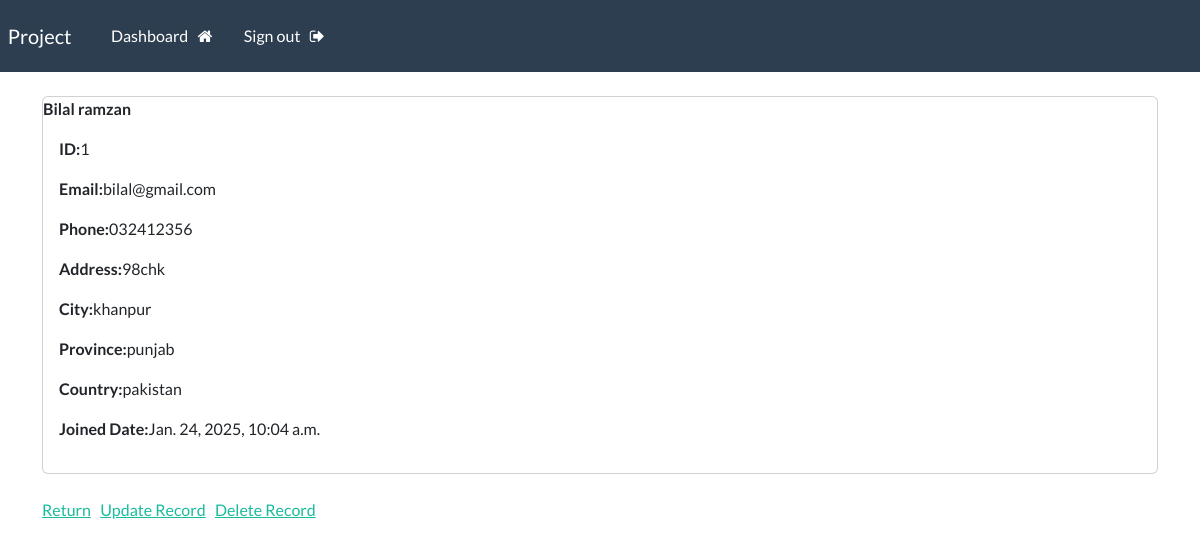
The page /record/1 (signed in) on the database its author committed.
### webapp/models.py (models this page shows, shortened)
class Record(models.Model):
    creation_date = models.DateTimeField(auto_now_add=True)
    first_name=models.CharField(max_length=100)
    last_name = models.CharField(max_length=100)
    email = models.CharField(max_length=100)
    phone = models.CharField(max_length=100)
    address = models.CharField(max_length=100)
    city = models.CharField(max_length=100)
    province = models.CharField(max_length=100)
    country = models.CharField(max_length=100)

### webapp/views.py (the view)
# urls.py: path('record/<int:pk>',views.singular_record,name="record"),
@login_required(login_url='login')
def singular_record(request,pk):
    all_records=Record.objects.get(id=pk)
    context={'record':all_records}
    return render(request,'webapp/view-record.html',context)

### webapp/templates/webapp/view-record.html (shortened to what this page needs)
{% extends 'webapp/base.html' %}
{% block content %}
    <div class="card">
        <strong>
            {{record.first_name }}
            {{record.last_name}}
        </strong>
        <div class="card-body">
            <p><strong>ID:</strong>{{record.id}}</p>
             <p><strong>Email:</strong>{{record.email}}</p>
            <p><strong>Phone:</strong>{{record.phone}}</p>
            <p><strong>Address:</strong>{{record.address}}</p>
            <p><strong>City:</strong>{{record.city}}</p>
            <p><strong>Province:</strong>{{record.province}}</p>
            <p><strong>Country:</strong>{{record.country}}</p>
            <p><strong>Joined Date:</strong>{{record.creation_date}}</p>
        </div>
    </div>
    <br>
    <a href="{% url 'dashboard' %}" class="bt btn-secondary">Return</a>
    <a href="{% url 'update-record' record.id %}" class="bt btn-info">Update Record</a>
    <a href="{% url 'delete-record' record.id %}" class="bt btn-danger">Delete Record</a>
{% endblock %}

### rows shown on the page
Record: first_name "Bilal", last_name "ramzan", id "1", email "bilal@gmail.com", phone "032412356", address "98chk", city "khanpur", province "punjab", country "pakistan", creation_date "Jan. 24, 2025, 10:04 a.m."
